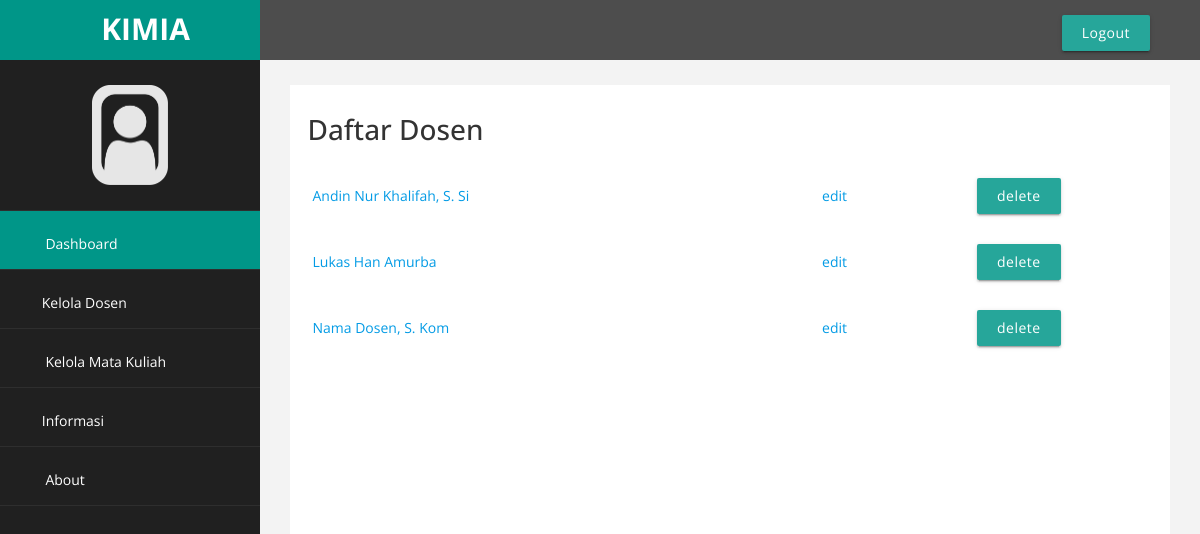
The app's page /admin/index.php with its own data.
### tables this page shows
CREATE TABLE `dosen` (
  `NIP` varchar(18) NOT NULL,
  `nama` varchar(40) NOT NULL,
  `TTL` varchar(30) NOT NULL,
  `alamat` varchar(80) NOT NULL,
  `email` varchar(40) NOT NULL,
  `foto` varchar(20) NOT NULL,
  `laboratorium` int(1) NOT NULL,
  `password` varchar(38) NOT NULL
);

### include/global_function.php (called while the page is built, shortened)
<?php
include_once('koneksi.php');
function checkQuery($query){
  return true;
}
function runQuery($query){
  if (checkQuery($query)){
    return $query;
  }
  else {
    return null;
  }
}
function getAllRow($table){
  global $db;
  $row = $db->query("SELECT * FROM ".$table);
  return runQuery($row);
}
?>

### admin/index.php (the view, shortened to what this page needs)
<?php
include_once('../include/sidebar.php');
$arrDosen = getAllRow('dosen');
?>
<!DOCTYPE html>
<html>
  <head>
    <?php include('../include/head.php') ?>
  </head>
  <body>
    <main>
      <div class="row">
        <div class="section col s12 l12">
          <h1 class="judul">Daftar Dosen</h1>
          <table class="responsive-table">
            <?php
            while ($dosen = $arrDosen->fetch_object()) {
              $nip = $dosen->NIP;
              $nama = $dosen->nama;
              ?>
              <tbody>
                <tr>
                  <td>
                  <a  href=info_dosen.php?q=<?= $nip ?>>
                    <div class="clicked-list">
                      <?= $nama ?>
                    </div>
                  </a>
                  </td>
                  <td>
                  <a href=edit_dosen.php?q=<?= $nip ?>>
                    <div class="clicked-list center">
                      edit
                    </div>
                  </a>
                  </td>
                  <td>
                    <div class="center" data-id="<?= $nip ?>" data-class="dosen">
                      <button class="btn waves-effect"  onClick="$(this).TryDelete()">delete</button>
                    </div>
                  </td>
                </tr>
              </tbody>
            <?php
            }
            ?>
          </table>
        </div>
      </div>
    </main>
    <?php include_once('../include/footer.php'); ?>
  </body>
</html>

### assets/css/custom.css (style rules this page uses)
body { font-family: 'Open Sans', sans-serif; }

### records on screen
dosen: nama "Andin Nur Khalifah, S. Si"
dosen: nama "Lukas Han Amurba"
dosen: nama "Nama Dosen, S. Kom"

### other values on screen
$site_name "KIMIA"
